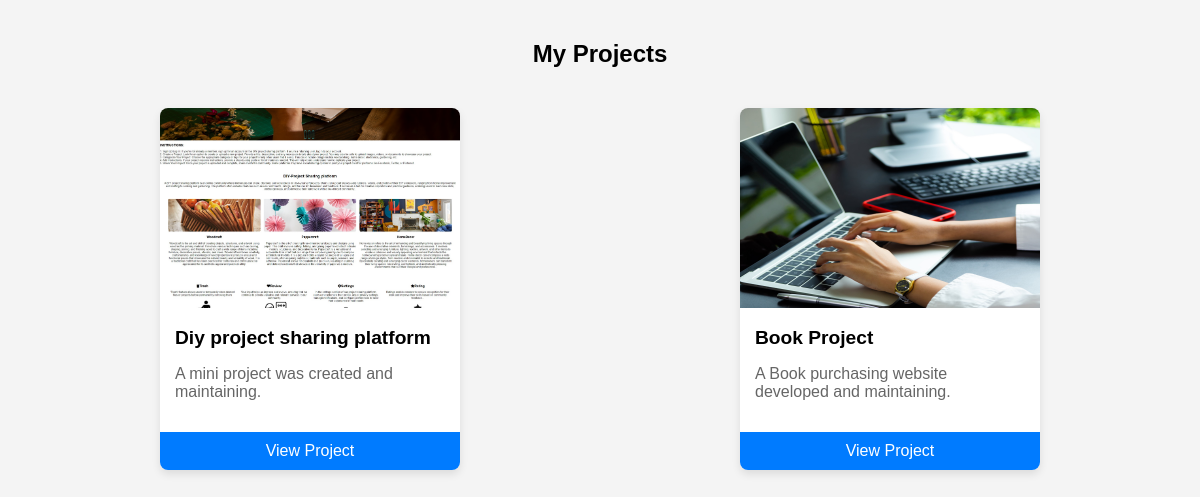
/showcase/, run on the app's committed database.
### portapp/models.py (models this page shows, shortened)
class Project(models.Model):
    profile = models.ForeignKey(UserProfile, on_delete=models.CASCADE)
    title = models.CharField(max_length=255)
    description = models.TextField()
    image = models.ImageField(upload_to='projects/')
    link = models.URLField(blank=True)

### portapp/views.py (the view)
# urls.py: path('showcase/', showcase_view, name='showcase_view'),
def showcase_view(request):
    profile = get_object_or_404(UserProfile, id=1)  # Replace '1' with actual logic if needed
    projects = Project.objects.filter(profile=profile)
    return render(request, 'showcase.html', {'projects': projects})

### templates/showcase.html (shortened to what this page needs)
<!DOCTYPE html>
<html lang="en">
<head>
</head>
<body>
    <div class="container">
        <h2>My Projects</h2>
        <div class="projects">
            {% for project in projects %}
                <div class="project">
                    <img src="{{ project.image.url }}" alt="{{ project.title }}">
                    <h3>{{ project.title }}</h3>
                    <p>{{ project.description }}</p>
                    <a href="{{ project.link }}" target="_blank">View Project</a>
                </div>
            {% endfor %}
        </div>
    </div>
</body>
</html>

### templates/showcase.html (style rules this page uses)
body { font-family: Arial, sans-serif; background-color: #f4f4f4; margin: 0; padding: 0; }
.container { max-width: 1200px; margin: 0 auto; padding: 20px; }
h2 { text-align: center; margin-bottom: 40px; }
.projects { display: flex; flex-wrap: wrap; justify-content: space-around; }
.project { background-color: #fff; border-radius: 8px; box-shadow: 0 4px 8px rgba(0, 0, 0, 0.1); margin-bottom: 30px; width: 300px; transition: transform 0.3s ease; }
.project img { width: 100%; height: 200px; object-fit: cover; border-top-left-radius: 8px; border-top-right-radius: 8px; }
.project h3 { font-size: 1.2em; margin: 15px; }
.project p { padding: 0 15px 15px; color: #666; }
.project a { display: block; text-align: center; padding: 10px; background-color: #007bff; color: white; text-decoration: none; border-bottom-left-radius: 8px; border-bottom-right-radius: 8px; }

### data on the page
Project: image (picture), title "Diy project sharing platform", description "A mini project was created and maintaining."
Project: image (picture), title "Book Project", description "A Book purchasing website developed and maintaining."
